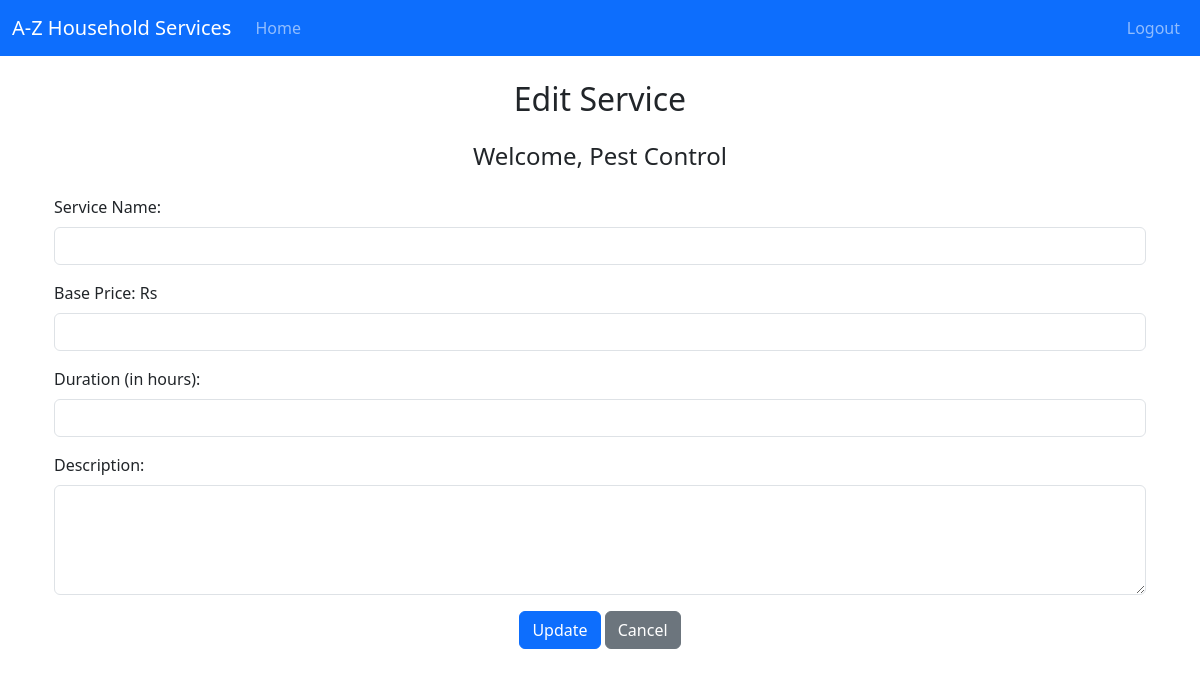
Before: /admin/edit_service/Pest Control/6 with the older database file.
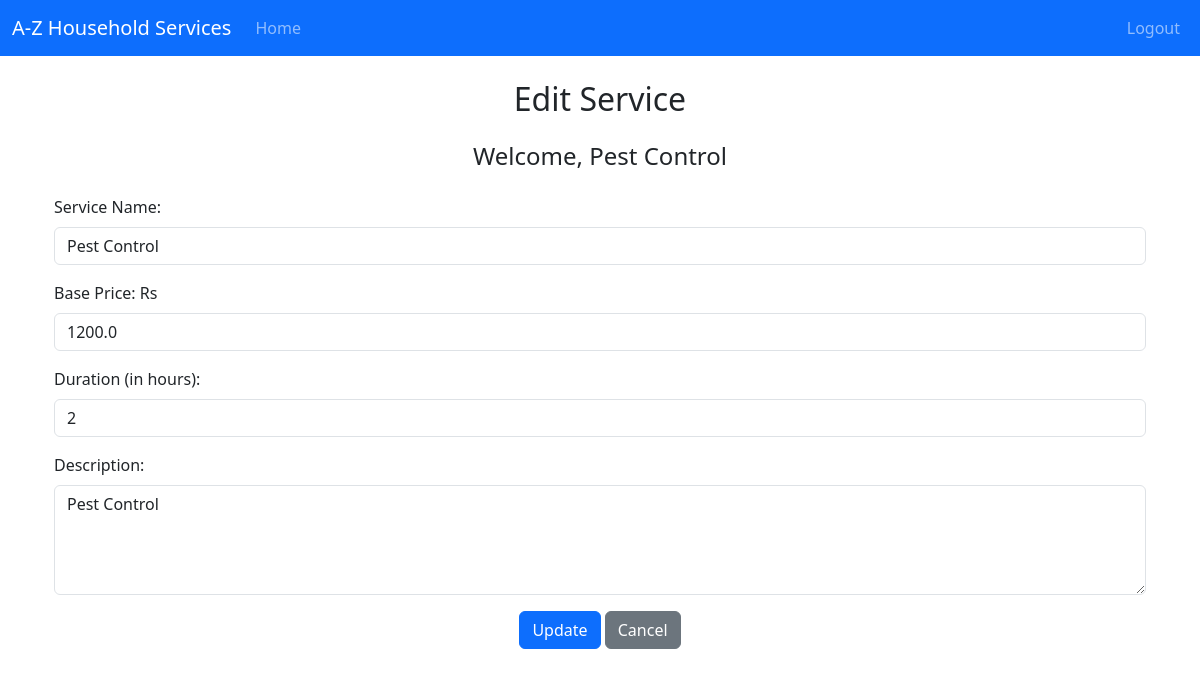
After: the same page with the newer database file.
### backend/models.py (models this page shows)
class Service(db.Model):
    __tablename__ = 'service'
    id = db.Column(db.Integer, primary_key=True)
    name = db.Column(db.String(100), nullable=False)
    price = db.Column(db.Float, nullable=False)
    duration = db.Column(db.Integer, nullable=False)  # in minutes
    description = db.Column(db.Text, nullable=False)
    service_requests = db.relationship('ServiceRequest', cascade="all,delete", backref='service', lazy='dynamic')

### backend/controllers.py (the view, shortened to what this page needs)
@app.route('/admin/edit_service/<name>/<service_id>', methods=["GET", "POST"])
def edit_service(name,service_id):    #   example of query parameters: adminstrator/1
    service = Service.query.get(service_id)
    return render_template("admin_edit_service.html", service=service, name=name)

### templates/admin_edit_service.html (shortened to what this page needs)
{% extends "base_dashboard.html" %}
{% block dashboard_content %}
<div class="container mt-4">
    <h2 class="text-center mb-4">Edit Service</h2>
    <h4 class="text-center mb-4">Welcome, {{ name }}</h4>
    <form action="{{ url_for('edit_service', name=name, service_id=service.id) }}" method="POST">
        <div class="mb-3">
            <label for="service_name" class="form-label">Service Name:</label>
            <input type="text" class="form-control" id="service_name" name="service_name" value="{{ service.name }}" required>
        </div>
        <div class="mb-3">
            <label for="base_price" class="form-label">Base Price: Rs </label>
            <input type="number" class="form-control" id="base_price" name="base_price" value="{{ service.price }}" required>
        </div>
        <div class="mb-3">
            <label for="duration" class="form-label">Duration (in hours):</label>
            <input type="text" class="form-control" id="duration" name="duration" value="{{ service.duration }}" required>
        </div>
        <div class="mb-3">
            <label for="description" class="form-label">Description:</label>
            <textarea class="form-control" id="description" name="description" rows="4" required>{{ service.description }}</textarea>
        </div>
        <div class="text-center">
            <button type="submit" class="btn btn-primary">Update</button>
            <a href="{{ url_for('admin_dashboard', name=name) }}" class="btn btn-secondary">Cancel</a>
        </div>
    </form>
</div>
{% endblock %}

Changed rows visible on the page:
added Service: service_name "Pest Control", base_price "1200.0", duration "2", description "Pest Control"
